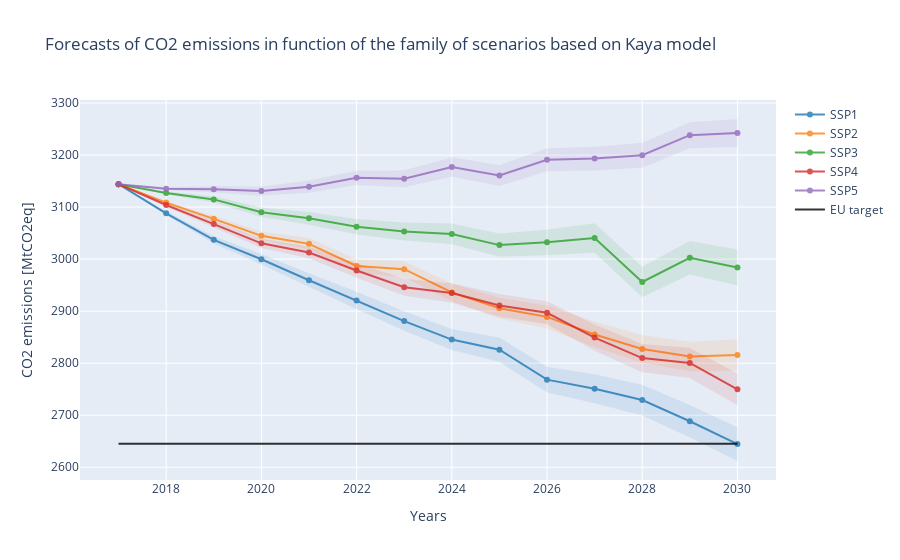
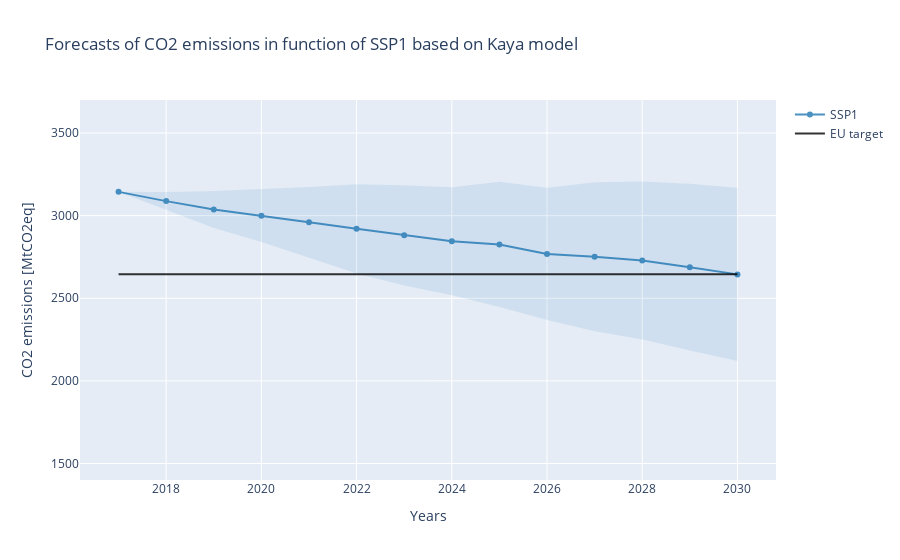
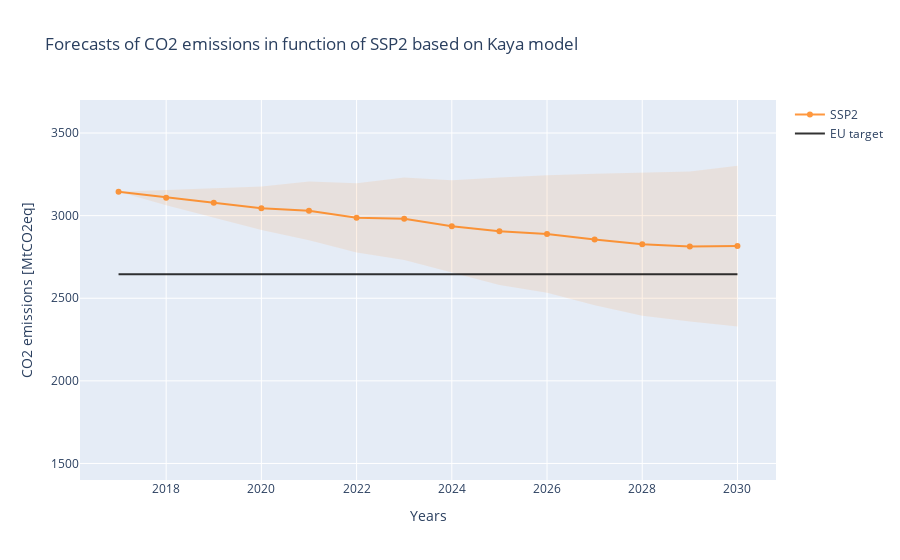
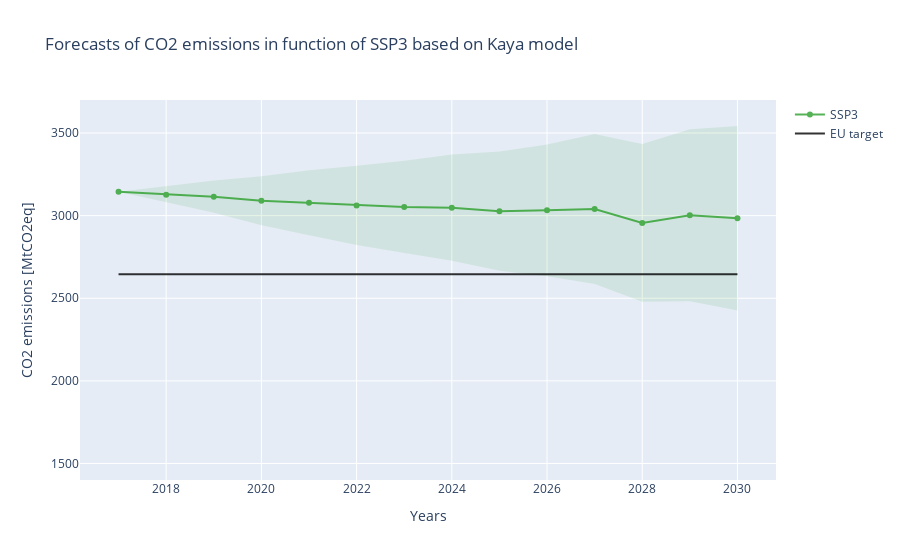

Notebook source saved alongside these figures, in order:
### Markdown cell above
# RESULTS OF MONTE CARLO SIMULATION

### Code cell
samples = 1000
emi_kaya_norm = get_carbon_emissions(samples, 'normal', show=True)
emi_kaya_tri = get_carbon_emissions(samples, 'triangular', show=False)

samples = 100
emi_kaya_norm_rates = get_carbon_emissions(samples, 'normal', rates=True, show=True)
emi_kaya_tri_rates = get_carbon_emissions(samples, 'triangular', rates=True, show=False)

real_proj = show_real_projections(file_real_proj, show=False)
show_goals([emi_kaya_norm, emi_kaya_norm_rates, real_proj],
           name = ['Kaya model', 'Derived of Kaya model', 'Projection', 'Target'], show=False)

projection_vs_forecasts([emi_kaya_norm, emi_kaya_norm_rates, real_proj],
                        name=['Kaya model', 'Derived of Kaya model', 'Projections'], show=False)

### Figure 1 — Plotly figure (JSON) as saved in the notebook; plotly's stock layout.template omitted (floating-point values rounded to 4 significant figures)
{"data": [{"fill": "toself", "fillcolor": "#1f77b4", "line": {"color": "rgba(0, 0, 0, 0)"}, "name": "SSP1", "opacity": 0.1, "showlegend": false, "type": "scatter", "x": [2017, 2018, 2019, 2020, 2021, 2022, 2023, 2024, 2025, 2026, 2027, 2028, 2029, 2030, 2030, 2029, 2028, 2027, 2026, 2025, 2024, 2023, 2022, 2021, 2020, 2019, 2018, 2017], "y": [3144, 3091.0, 3044.0, 3010.0, 2973.0, 2937.0, 2900.0, 2866.0, 2849.0, 2793.0, 2779.0, 2759.0, 2720.0, 2677.0, 2612.0, 2657.0, 2700.0, 2723.0, 2744.0, 2802.0, 2825.0, 2862.0, 2904.0, 2946.0, 2990.0, 3030.0, 3085.0, 3144]}, {"line": {"color": "#1f77b4"}, "name": "SSP1", "opacity": 0.8, "type": "scatter", "x": [2017, 2018, 2019, 2020, 2021, 2022, 2023, 2024, 2025, 2026, 2027, 2028, 2029, 2030], "y": [3144, 3088.0, 3037.0, 3000.0, 2959.0, 2920.0, 2881.0, 2845.0, 2826.0, 2768.0, 2751.0, 2729.0, 2688.0, 2645.0]}, {"fill": "toself", "fillcolor": "#ff7f0e", "line": {"color": "rgba(0, 0, 0, 0)"}, "name": "SSP2", "opacity": 0.1, "showlegend": false, "type": "scatter", "x": [2017, 2018, 2019, 2020, 2021, 2022, 2023, 2024, 2025, 2026, 2027, 2028, 2029, 2030, 2030, 2029, 2028, 2027, 2026, 2025, 2024, 2023, 2022, 2021, 2020, 2019, 2018, 2017], "y": [3144, 3111.0, 3083.0, 3053.0, 3040.0, 3000.0, 2996.0, 2953.0, 2926.0, 2911.0, 2880.0, 2854.0, 2841.0, 2846.0, 2786.0, 2785.0, 2801.0, 2831.0, 2867.0, 2885.0, 2919.0, 2965.0, 2974.0, 3018.0, 3037.0, 3072.0, 3106.0, 3144]}, {"line": {"color": "#ff7f0e"}, "name": "SSP2", "opacity": 0.8, "type": "scatter", "x": [2017, 2018, 2019, 2020, 2021, 2022, 2023, 2024, 2025, 2026, 2027, 2028, 2029, 2030], "y": [3144, 3109.0, 3077.0, 3045.0, 3029.0, 2987.0, 2981.0, 2936.0, 2906.0, 2889.0, 2855.0, 2827.0, 2813.0, 2816.0]}, {"fill": "toself", "fillcolor": "#2ca02c", "line": {"color": "rgba(0, 0, 0, 0)"}, "name": "SSP3", "opacity": 0.1, "showlegend": false, "type": "scatter", "x": [2017, 2018, 2019, 2020, 2021, 2022, 2023, 2024, 2025, 2026, 2027, 2028, 2029, 2030, 2030, 2029, 2028, 2027, 2026, 2025, 2024, 2023, 2022, 2021, 2020, 2019, 2018, 2017], "y": [3144, 3130.0, 3121.0, 3099.0, 3091.0, 3077.0, 3070.0, 3068.0, 3049.0, 3057.0, 3069.0, 2986.0, 3035.0, 3019.0, 2949.0, 2970.0, 2927.0, 3012.0, 3008.0, 3005.0, 3028.0, 3036.0, 3047.0, 3066.0, 3081.0, 3109.0, 3124.0, 3144]}, {"line": {"color": "#2ca02c"}, "name": "SSP3", "opacity": 0.8, "type": "scatter", "x": [2017, 2018, 2019, 2020, 2021, 2022, 2023, 2024, 2025, 2026, 2027, 2028, 2029, 2030], "y": [3144, 3127.0, 3115.0, 3090.0, 3078.0, 3062.0, 3053.0, 3048.0, 3027.0, 3032.0, 3041.0, 2956.0, 3003.0, 2984.0]}, {"fill": "toself", "fillcolor": "#d62728", "line": {"color": "rgba(0, 0, 0, 0)"}, "name": "SSP4", "opacity": 0.1, "showlegend": false, "type": "scatter", "x": [2017, 2018, 2019, 2020, 2021, 2022, 2023, 2024, 2025, 2026, 2027, 2028, 2029, 2030, 2030, 2029, 2028, 2027, 2026, 2025, 2024, 2023, 2022, 2021, 2020, 2019, 2018, 2017], "y": [3144, 3107.0, 3073.0, 3039.0, 3024.0, 2992.0, 2962.0, 2954.0, 2933.0, 2919.0, 2875.0, 2837.0, 2830.0, 2780.0, 2719.0, 2771.0, 2783.0, 2824.0, 2875.0, 2889.0, 2916.0, 2930.0, 2964.0, 3002.0, 3021.0, 3061.0, 3101.0, 3144]}, {"line": {"color": "#d62728"}, "name": "SSP4", "opacity": 0.8, "type": "scatter", "x": [2017, 2018, 2019, 2020, 2021, 2022, 2023, 2024, 2025, 2026, 2027, 2028, 2029, 2030], "y": [3144, 3104.0, 3067.0, 3030.0, 3013.0, 2978.0, 2946.0, 2935.0, 2911.0, 2897.0, 2849.0, 2810.0, 2801.0, 2750.0]}, {"fill": "toself", "fillcolor": "#9467bd", "line": {"color": "rgba(0, 0, 0, 0)"}, "name": "SSP5", "opacity": 0.1, "showlegend": false, "type": "scatter", "x": [2017, 2018, 2019, 2020, 2021, 2022, 2023, 2024, 2025, 2026, 2027, 2028, 2029, 2030, 2030, 2029, 2028, 2027, 2026, 2025, 2024, 2023, 2022, 2021, 2020, 2019, 2018, 2017], "y": [3144, 3139.0, 3140.0, 3140.0, 3151.0, 3170.0, 3171.0, 3196.0, 3181.0, 3213.0, 3216.0, 3223.0, 3263.0, 3269.0, 3215.0, 3213.0, 3176.0, 3170.0, 3169.0, 3140.0, 3158.0, 3138.0, 3143.0, 3128.0, 3122.0, 3128.0, 3132.0, 3144]}, {"line": {"color": "#9467bd"}, "name": "SSP5", "opacity": 0.8, "type": "scatter", "x": [2017, 2018, 2019, 2020, 2021, 2022, 2023, 2024, 2025, 2026, 2027, 2028, 2029, 2030], "y": [3144, 3135.0, 3134.0, 3131.0, 3139.0, 3156.0, 3154.0, 3177.0, 3161.0, 3191.0, 3193.0, 3200.0, 3238.0, 3242.0]}, {"line": {"color": "Black"}, "mode": "lines", "name": "EU target", "opacity": 0.8, "type": "scatter", "x": [2017, 2018, 2019, 2020, 2021, 2022, 2023, 2024, 2025, 2026, 2027, 2028, 2029, 2030], "y": [2645.0, 2645.0, 2645.0, 2645.0, 2645.0, 2645.0, 2645.0, 2645.0, 2645.0, 2645.0, 2645.0, 2645.0, 2645.0, 2645.0]}], "layout": {"title": {"text": "Forecasts of CO2 emissions in function of the family of scenarios based on Kaya model"}, "xaxis": {"title": {"text": "Years"}}, "yaxis": {"title": {"text": "CO2 emissions [MtCO2eq]"}}}}

### Figure 2 — Plotly figure (JSON) as saved in the notebook; plotly's stock layout.template omitted (floating-point values rounded to 4 significant figures)
{"data": [{"fill": "toself", "fillcolor": "#1f77b4", "line": {"color": "rgba(0, 0, 0, 0)"}, "name": "SSP1", "opacity": 0.1, "showlegend": false, "type": "scatter", "x": [2017, 2018, 2019, 2020, 2021, 2022, 2023, 2024, 2025, 2026, 2027, 2028, 2029, 2030, 2030, 2029, 2028, 2027, 2026, 2025, 2024, 2023, 2022, 2021, 2020, 2019, 2018, 2017], "y": [3144, 3143.0, 3149.0, 3159.0, 3174.0, 3190.0, 3185.0, 3172.0, 3204.0, 3169.0, 3202.0, 3207.0, 3193.0, 3169.0, 2120.0, 2183.0, 2251.0, 2300.0, 2368.0, 2447.0, 2519.0, 2577.0, 2651.0, 2745.0, 2840.0, 2925.0, 3033.0, 3144]}, {"line": {"color": "#1f77b4"}, "name": "SSP1", "opacity": 0.8, "type": "scatter", "x": [2017, 2018, 2019, 2020, 2021, 2022, 2023, 2024, 2025, 2026, 2027, 2028, 2029, 2030], "y": [3144, 3088.0, 3037.0, 3000.0, 2959.0, 2920.0, 2881.0, 2845.0, 2826.0, 2768.0, 2751.0, 2729.0, 2688.0, 2645.0]}, {"line": {"color": "Black"}, "mode": "lines", "name": "EU target", "opacity": 0.8, "type": "scatter", "x": [2017, 2018, 2019, 2020, 2021, 2022, 2023, 2024, 2025, 2026, 2027, 2028, 2029, 2030], "y": [2645.0, 2645.0, 2645.0, 2645.0, 2645.0, 2645.0, 2645.0, 2645.0, 2645.0, 2645.0, 2645.0, 2645.0, 2645.0, 2645.0]}], "layout": {"title": {"text": "Forecasts of CO2 emissions in function of SSP1 based on Kaya model"}, "xaxis": {"title": {"text": "Years"}}, "yaxis": {"range": [1400, 3700], "title": {"text": "CO2 emissions [MtCO2eq]"}}}}

### Figure 3 — Plotly figure (JSON) as saved in the notebook; plotly's stock layout.template omitted (floating-point values rounded to 4 significant figures)
{"data": [{"fill": "toself", "fillcolor": "#ff7f0e", "line": {"color": "rgba(0, 0, 0, 0)"}, "name": "SSP2", "opacity": 0.1, "showlegend": false, "type": "scatter", "x": [2017, 2018, 2019, 2020, 2021, 2022, 2023, 2024, 2025, 2026, 2027, 2028, 2029, 2030, 2030, 2029, 2028, 2027, 2026, 2025, 2024, 2023, 2022, 2021, 2020, 2019, 2018, 2017], "y": [3144, 3154.0, 3167.0, 3177.0, 3207.0, 3197.0, 3230.0, 3214.0, 3231.0, 3244.0, 3253.0, 3260.0, 3267.0, 3302.0, 2329.0, 2359.0, 2395.0, 2457.0, 2534.0, 2580.0, 2658.0, 2731.0, 2777.0, 2851.0, 2913.0, 2988.0, 3064.0, 3144]}, {"line": {"color": "#ff7f0e"}, "name": "SSP2", "opacity": 0.8, "type": "scatter", "x": [2017, 2018, 2019, 2020, 2021, 2022, 2023, 2024, 2025, 2026, 2027, 2028, 2029, 2030], "y": [3144, 3109.0, 3077.0, 3045.0, 3029.0, 2987.0, 2981.0, 2936.0, 2906.0, 2889.0, 2855.0, 2827.0, 2813.0, 2816.0]}, {"line": {"color": "Black"}, "mode": "lines", "name": "EU target", "opacity": 0.8, "type": "scatter", "x": [2017, 2018, 2019, 2020, 2021, 2022, 2023, 2024, 2025, 2026, 2027, 2028, 2029, 2030], "y": [2645.0, 2645.0, 2645.0, 2645.0, 2645.0, 2645.0, 2645.0, 2645.0, 2645.0, 2645.0, 2645.0, 2645.0, 2645.0, 2645.0]}], "layout": {"title": {"text": "Forecasts of CO2 emissions in function of SSP2 based on Kaya model"}, "xaxis": {"title": {"text": "Years"}}, "yaxis": {"range": [1400, 3700], "title": {"text": "CO2 emissions [MtCO2eq]"}}}}

### Figure 4 — Plotly figure (JSON) as saved in the notebook; plotly's stock layout.template omitted (floating-point values rounded to 4 significant figures)
{"data": [{"fill": "toself", "fillcolor": "#2ca02c", "line": {"color": "rgba(0, 0, 0, 0)"}, "name": "SSP3", "opacity": 0.1, "showlegend": false, "type": "scatter", "x": [2017, 2018, 2019, 2020, 2021, 2022, 2023, 2024, 2025, 2026, 2027, 2028, 2029, 2030, 2030, 2029, 2028, 2027, 2026, 2025, 2024, 2023, 2022, 2021, 2020, 2019, 2018, 2017], "y": [3144, 3176.0, 3212.0, 3239.0, 3275.0, 3301.0, 3332.0, 3370.0, 3388.0, 3431.0, 3495.0, 3434.0, 3524.0, 3543.0, 2425.0, 2481.0, 2479.0, 2586.0, 2634.0, 2666.0, 2727.0, 2774.0, 2823.0, 2882.0, 2942.0, 3018.0, 3079.0, 3144]}, {"line": {"color": "#2ca02c"}, "name": "SSP3", "opacity": 0.8, "type": "scatter", "x": [2017, 2018, 2019, 2020, 2021, 2022, 2023, 2024, 2025, 2026, 2027, 2028, 2029, 2030], "y": [3144, 3127.0, 3115.0, 3090.0, 3078.0, 3062.0, 3053.0, 3048.0, 3027.0, 3032.0, 3041.0, 2956.0, 3003.0, 2984.0]}, {"line": {"color": "Black"}, "mode": "lines", "name": "EU target", "opacity": 0.8, "type": "scatter", "x": [2017, 2018, 2019, 2020, 2021, 2022, 2023, 2024, 2025, 2026, 2027, 2028, 2029, 2030], "y": [2645.0, 2645.0, 2645.0, 2645.0, 2645.0, 2645.0, 2645.0, 2645.0, 2645.0, 2645.0, 2645.0, 2645.0, 2645.0, 2645.0]}], "layout": {"title": {"text": "Forecasts of CO2 emissions in function of SSP3 based on Kaya model"}, "xaxis": {"title": {"text": "Years"}}, "yaxis": {"range": [1400, 3700], "title": {"text": "CO2 emissions [MtCO2eq]"}}}}
